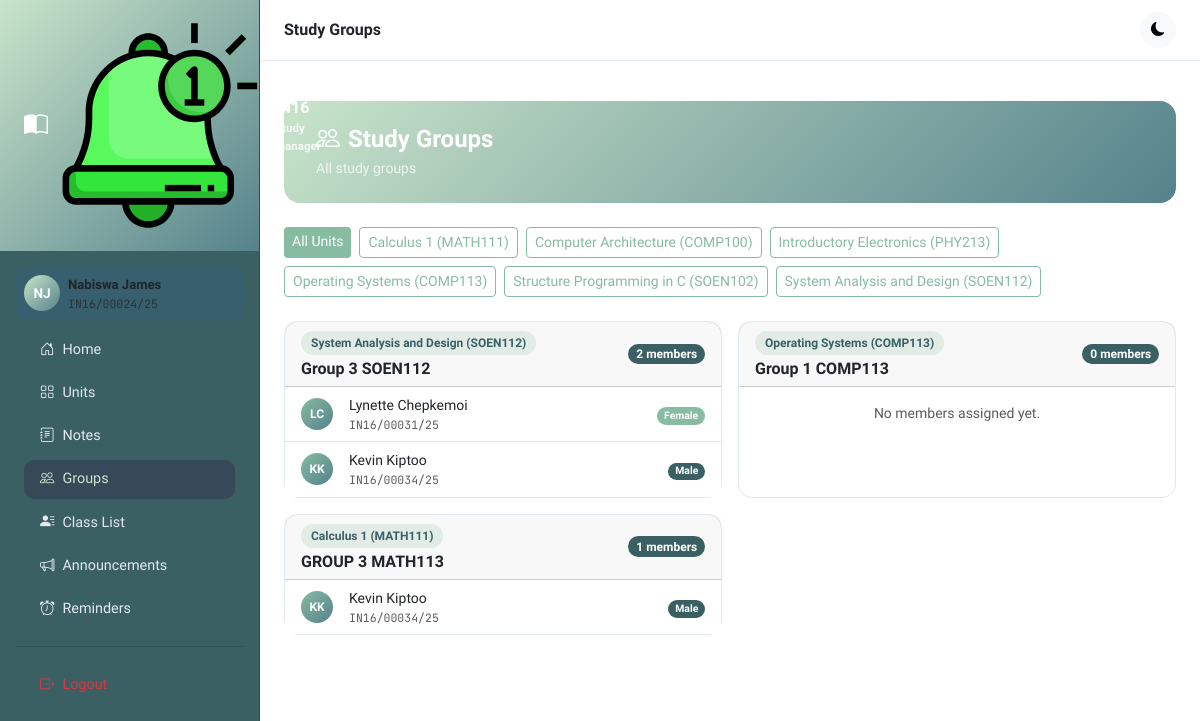
Page /groups/ (signed in) on the committed database.
### notes_app/models.py (models this page shows, shortened)
class Student(models.Model):
    GENDER_CHOICES = [('M', 'Male'), ('F', 'Female'), ('O', 'Other')]
    user = models.OneToOneField(User, on_delete=models.CASCADE)
    reg_number = models.CharField(max_length=50, unique=True)
    gender = models.CharField(max_length=1, choices=GENDER_CHOICES)
    class Meta:
        ordering = ['reg_number']

class Unit(models.Model):
    name = models.CharField(max_length=200)
    class Meta:
        ordering = ['name']

class Group(models.Model):
    unit = models.ForeignKey(Unit, on_delete=models.CASCADE, related_name='groups')
    name = models.CharField(max_length=100, default='Study Group')
    members = models.ManyToManyField(Student, related_name='groups', blank=True)

### notes_app/views.py (the view)
# urls.py: path('groups/', views.groups_view, name='groups'),
@login_required
def groups_view(request, unit_id=None):
    units = Unit.objects.all()
    selected_unit = None
    groups = Group.objects.prefetch_related('members__user').select_related('unit').all()
    if unit_id:
        selected_unit = get_object_or_404(Unit, id=unit_id)
        groups = groups.filter(unit=selected_unit)
    return render(request, 'notes_app/groups.html', {
        'units': units,
        'groups': groups,
        'selected_unit': selected_unit,
    })

### notes_app/templates/notes_app/groups.html (shortened to what this page needs)
{% extends 'notes_app/base.html' %}
{% block page_title %}Study Groups{% endblock %}
{% block content %}
<div class="page-header">
  <h4 class="fw-bold mb-1">
    <i class="bi bi-people me-2"></i>Study Groups
  </h4>
  <p class="mb-0 opacity-75 small">
    {% if selected_unit %}Groups for {{ selected_unit.name }}{% else %}All study groups{% endif %}
  </p>
</div>
<div class="d-flex gap-2 flex-wrap mb-4">
  <a href="{% url 'groups' %}"
     class="btn btn-sm"
     style="{% if not selected_unit %}
            background:var(--in16-accent);color:white;border:none;
            {% else %}
            border:1px solid var(--in16-accent);color:var(--in16-accent);
            {% endif %}">
    All Units
  </a>
  {% for unit in units %}
  <a href="{% url 'groups_by_unit' unit.id %}"
     class="btn btn-sm"
     style="{% if selected_unit.id == unit.id %}
            background:var(--in16-accent);color:white;border:none;
            {% else %}
            border:1px solid var(--in16-accent);color:var(--in16-accent);
            {% endif %}">
    {{ unit.name }}
  </a>
  {% endfor %}
</div>
{% if groups %}
<div class="row g-3">
  {% for group in groups %}
  <div class="col-12 col-md-6">
    <div class="card card-hover h-100">
      <div class="card-header d-flex align-items-center justify-content-between">
        <div>
          <span class="unit-badge d-inline-block mb-1">{{ group.unit.name }}</span>
          <h6 class="mb-0 fw-bold">{{ group.name }}</h6>
        </div>
        <span class="badge rounded-pill"
              style="background:var(--in16-dark);color:white;">
          {{ group.members.count }} members
        </span>
      </div>
      <div class="card-body p-0">
        {% if group.members.all %}
        <div class="list-group list-group-flush">
          {% for member in group.members.all %}
          <div class="list-group-item py-2 px-3 d-flex align-items-center gap-3">
            <div class="rounded-circle d-flex align-items-center justify-content-center text-white flex-shrink-0"
                 style="width:32px;height:32px;
                        background:linear-gradient(135deg,var(--in16-accent),var(--in16-success));
                        font-size:.75rem;font-weight:700;">
              {{ member.user.first_name|first }}{{ member.user.last_name|first }}
            </div>
            <div>
              <div class="small fw-500">
                {{ member.user.get_full_name|default:member.user.username }}
              </div>
              <div class="mono text-muted" style="font-size:.72rem;">
                {{ member.reg_number }}
              </div>
            </div>
            <div class="ms-auto">
              <span class="badge rounded-pill"
                    style="
                      {% if member.gender == 'M' %}
                        background:var(--in16-dark);color:white;
                      {% elif member.gender == 'F' %}
                        background:var(--in16-accent);color:white;
                      {% else %}
                        background:var(--in16-success);color:white;
                      {% endif %}
                      font-size:.65rem;">
                {{ member.get_gender_display }}
              </span>
            </div>
          </div>
          {% endfor %}
        </div>
        {% else %}
        <div class="p-3 text-center text-muted small">
          No members assigned yet.
        </div>
        {% endif %}
      </div>
    </div>
  </div>
  {% endfor %}
</div>
{% endif %}
{% endblock %}

### notes_app/templates/notes_app/base.html (shortened to what this page needs)
{% load static %}
<!DOCTYPE html>
<html lang="en" data-bs-theme="light" id="htmlRoot">
<head>
  <link href="https://cdn.jsdelivr.net/npm/bootstrap@5.3.3/dist/css/bootstrap.min.css" rel="stylesheet"/>
  <link href="https://cdn.jsdelivr.net/npm/bootstrap-icons@1.11.3/font/bootstrap-icons.min.css" rel="stylesheet"/>
</head>
<body>
{% if user.is_authenticated %}
<nav id="sidebar">
  <div class="sidebar-brand d-flex align-items-center gap-2">
    <i class="bi bi-book-half fs-4"></i>
    <img src="/notes_app/static/image/bell.svg" alt="">
    <div>
      <div class="fw-700" style="font-size:1rem;font-weight:700;">IN16</div>
      <div style="font-size:0.72rem;opacity:0.85;">Study Manager</div>
    </div>
  </div>
  <div class="p-3">
    {% if user.student %}
    <div class="d-flex align-items-center gap-2 p-2 mb-2 rounded-3" style="background:rgba(26,86,219,.07)">
      <div class="rounded-circle d-flex align-items-center justify-content-center text-white fw-bold"
           style="width:36px;height:36px;background:var(--in16-gradient);font-size:.85rem;">
        {{ user.first_name|first }}{{ user.last_name|first }}
      </div>
      <div>
        <div style="font-size:.82rem;font-weight:600;">{{ user.get_full_name }}</div>
        <div class="text-muted mono" style="font-size:.72rem;">{{ user.student.reg_number }}</div>
      </div>
    </div>
    {% endif %}
    <ul class="nav flex-column mt-1">
      <li class="nav-item">
        <a class="nav-link {% if request.resolver_match.url_name == 'home' %}active{% endif %}" href="{% url 'home' %}">
          <i class="bi bi-house-door me-2"></i>Home
        </a>
      </li>
      <li class="nav-item">
        <a class="nav-link {% if request.resolver_match.url_name == 'units' %}active{% endif %}" href="{% url 'units' %}">
          <i class="bi bi-grid me-2"></i>Units
        </a>
      </li>
      <li class="nav-item">
        <a class="nav-link {% if 'notes' in request.resolver_match.url_name %}active{% endif %}" href="{% url 'notes' %}">
          <i class="bi bi-journal-text me-2"></i>Notes
        </a>
      </li>
      <li class="nav-item">
        <a class="nav-link {% if 'groups' in request.resolver_match.url_name %}active{% endif %}" href="{% url 'groups' %}">
          <i class="bi bi-people me-2"></i>Groups
        </a>
      </li>
      <li class="nav-item">
        <a class="nav-link {% if request.resolver_match.url_name == 'students' %}active{% endif %}" href="{% url 'students' %}">
          <i class="bi bi-person-lines-fill me-2"></i>Class List
        </a>
      </li>
      <li class="nav-item">
        <a class="nav-link {% if request.resolver_match.url_name == 'announcements' %}active{% endif %}" href="{% url 'announcements' %}">
          <i class="bi bi-megaphone me-2"></i>Announcements
        </a>
      </li>
      <li class="nav-item">
        <a class="nav-link {% if request.resolver_match.url_name == 'reminders' %}active{% endif %}" href="{% url 'reminders' %}">
          <i class="bi bi-alarm me-2"></i>Reminders
        </a>
      </li>
    </ul>
    <hr class="my-3"/>
    <ul class="nav flex-column">
      <li class="nav-item">
        <a class="nav-link text-danger" href="{% url 'logout' %}">
          <i class="bi bi-box-arrow-right me-2"></i>Logout
        </a>
      </li>
    </ul>
  </div>
</nav>
<div id="main-content">
  <div class="topbar d-flex align-items-center justify-content-between">
    <div class="fw-600 d-none d-md-block" style="font-weight:600;">
      {% block page_title %}IN16 Study Manager{% endblock %}
    </div>
    <div class="ms-auto d-flex align-items-center gap-2">
      <button class="btn btn-light btn-sm rounded-circle" id="darkToggle" title="Toggle dark mode" style="width:36px;height:36px;">
        <i class="bi bi-moon-fill" id="darkIcon"></i>
      </button>
    </div>
  </div>
  <div class="px-4 pt-3">
  </div>
  <div class="p-4">
    {% block content %}{% endblock %}
  </div>
</div>
{% endif %}
</body>
</html>

### notes_app/templates/notes_app/base.html (style rules this page uses)
:root { --in16-primary: #C9E4CA; --in16-accent: #87BBA2; --in16-success: #55828B; --in16-dark: #3B6064; --in16-deep: #364958; --in16-gradient: linear-gradient(135deg, #C9E4CA 0%, #55828B 100%); }
* { font-family: 'Sora', sans-serif; }
code, .mono { font-family: 'JetBrains Mono', monospace; }
#sidebar { width: 260px; min-height: 100vh; background: var(--in16-dark); border-right: 1px solid var(--in16-deep); position: fixed; top: 0; left: 0; z-index: 1040; transition: transform 0.3s ease; }
#sidebar .sidebar-brand { background: var(--in16-gradient); padding: 1.25rem 1.5rem; color: #fff; font-weight: bold; }
#sidebar .nav-link { color: #e2e8f0; border-radius: 10px; margin: 2px 8px; padding: 0.55rem 1rem; font-size: 0.9rem; font-weight: 500; transition: all 0.2s; }
#sidebar .nav-link:hover, #sidebar .nav-link.active { background: var(--in16-deep); color: var(--in16-primary); }
#sidebar .nav-link i { width: 20px; }
#main-content { margin-left: 260px; min-height: 100vh; transition: margin 0.3s ease; }
.topbar { background: #fff; border-bottom: 1px solid #e2e8f0; padding: 0.75rem 1.5rem; position: sticky; top: 0; z-index: 1030; }
.card { border-radius: 14px; border: 1px solid #e2e8f0; }
.card-hover { transition: transform 0.2s, box-shadow 0.2s; }
.unit-badge { background: rgba(135, 187, 162, 0.2); color: var(--in16-dark); font-size: 0.75rem; padding: 3px 10px; border-radius: 20px; font-weight: 600; }
.page-header { background: var(--in16-gradient); color: white; border-radius: 16px; padding: 1.5rem 2rem; margin-bottom: 1.5rem; }

### rows in the picture
Unit: name "Calculus 1 (MATH111)"
Unit: name "Computer Architecture (COMP100)"
Unit: name "Introductory Electronics (PHY213)"
Unit: name "Operating Systems (COMP113)"
Unit: name "Structure Programming in C (SOEN102)"
Unit: name "System Analysis and Design (SOEN112)"
Group: unit.name "System Analysis and Design (SOEN112)", name "Group 3 SOEN112", members.count "2"
Student: user.first_name|first "L", user.last_name|first "C", user.get_full_name "Lynette Chepkemoi", reg_number "IN16/00031/25", gender "Female"
Student: user.first_name|first "K", user.last_name|first "K", user.get_full_name "Kevin Kiptoo", reg_number "IN16/00034/25", gender "Male"
Group: unit.name "Operating Systems (COMP113)", name "Group 1 COMP113", members.count "0", shows "No members assigned yet."
Group: unit.name "Calculus 1 (MATH111)", name "GROUP 3 MATH113", members.count "1"

### other values in the picture
{{ user.first_name|first }} "N"
{{ user.last_name|first }} "J"
{{ user.get_full_name }} "Nabiswa James"
{{ user.student.reg_number }} "IN16/00024/25"
